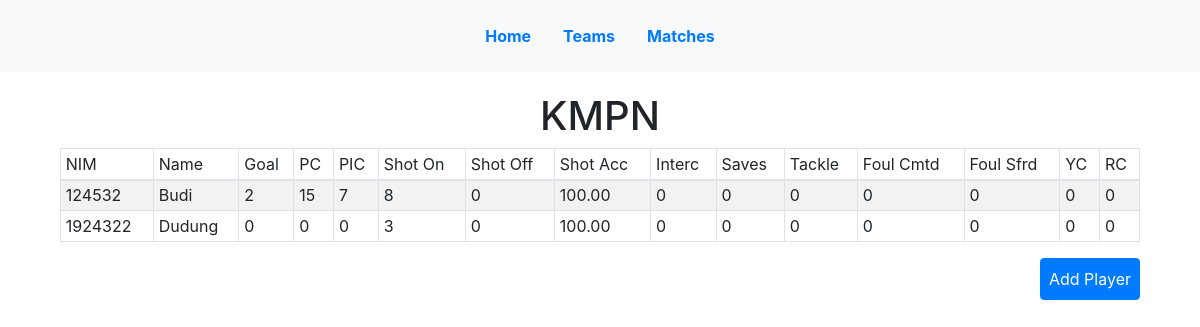
The page /teams/10/ on the database as committed earlier.
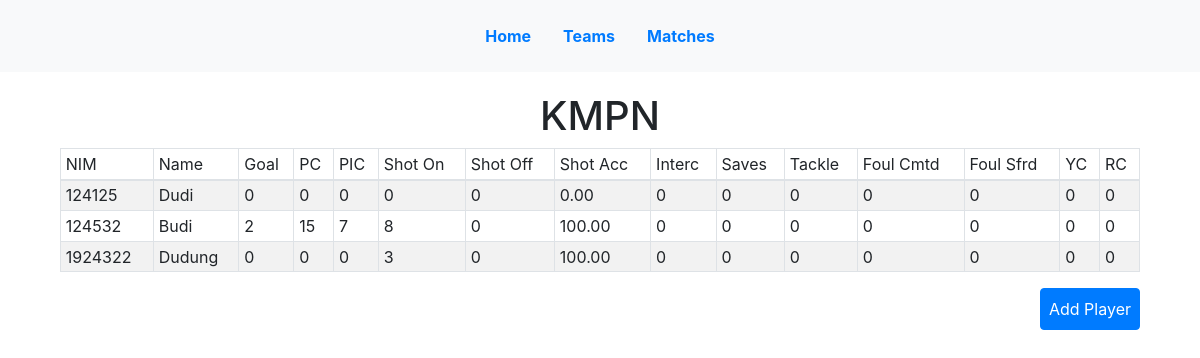
The same page on the database as committed later.
### stats/models.py (models this page shows, shortened)
class Player(models.Model):
    class Meta:
        ordering = ['NIM',]
    NIM = models.IntegerField(primary_key=True)
    name = models.CharField(max_length=100)
    player_photo = models.ImageField(upload_to ='uploads/player/photo', null=True, blank=True)
    ktm_photo = models.ImageField(upload_to ='uploads/player/ktm', null=True, blank=True)
    team = models.ForeignKey(Team, related_name="team", on_delete=models.CASCADE, null=True)
    goal = models.IntegerField(default=0)
    pass_complete = models.IntegerField(default=0)
    pass_incomplete = models.IntegerField(default=0)
    shot_on_target = models.IntegerField(default=0)
    shot_off_target = models.IntegerField(default=0)
    shot_percentage = models.DecimalField(max_digits = 5, decimal_places = 2, default=0)
    intercept = models.IntegerField(default=0)
    saves = models.IntegerField(default=0)
    tackle = models.IntegerField(default=0)
    fouls_committed = models.IntegerField(default=0)
    fouls_suffered = models.IntegerField(default=0)
    yellow_card = models.IntegerField(default=0)
    red_card = models.IntegerField(default=0)

### stats/views.py (the view)
# urls.py: path('teams/<int:pk>/',views.TeamDetailView.as_view(), name = 'team_detail'),
class TeamDetailView(DetailView):
    form_class = PlayerForm
    model = Team
    context_object_name = 'team'
    template_name = 'team_detail.html'
    def get_context_data(self, **kwargs):
        context = super().get_context_data(**kwargs)
        context['player_list'] = Player.objects.filter(team = self.object)
        context['form'] = PlayerForm
        return context

### stats/models.py (called while the page is built)
    def __str__(self):
        return self.name

### templates/team_detail.html (shortened to what this page needs)
{% extends 'base.html' %}
{% block content %}
<div class="team_detail">
  <h1 class="text-center"> {{ team.name }}</h1>
  <table class="player_list table table-striped table-bordered table-sm">
    <thead class="thead-dark">
      <tr>
        <td>NIM</td>
        <td>Name</td>
        <td>Goal</td>
        <td>PC</td>
        <td>PIC</td>
        <td>Shot On</td>
        <td>Shot Off</td>
        <td>Shot Acc</td>
        <td>Interc</td>
        <td>Saves</td>
        <td>Tackle</td>
        <td>Foul Cmtd</td>
        <td>Foul Sfrd</td>
        <td>YC</td>
        <td>RC</td>
      </tr>
    </thead>
    <tbody>
      {% for player in player_list %}
      <tr>
        <td>{{player.NIM}}</td>
        <td>{{player.name}}</td>
        <td>{{player.goal}}</td>
        <td>{{player.pass_complete}}</td>
        <td>{{player.pass_incomplete}}</td>
        <td>{{player.shot_on_target}}</td>
        <td>{{player.shot_off_target}}</td>
        <td>{{player.shot_percentage}}</td>
        <td>{{player.intercept}}</td>
        <td>{{player.saves}}</td>
        <td>{{player.tackle}}</td>
        <td>{{player.fouls_committed}}</td>
        <td>{{player.fouls_suffered}}</td>
        <td>{{player.yellow_card}}</td>
        <td>{{player.red_card}}</td>
      </tr>
      {% endfor %}
    </tbody>
  </table>
<button class="btn btn-primary float-right p-2" id="add_player">Add Player</button>
</div>
{% endblock content %}

Rows that differ between the two databases and show on the page:
added Player: NIM "124125", name "Dudi", goal "0", pass_complete "0", pass_incomplete "0", shot_on_target "0", shot_off_target "0", shot_percentage "0.00", intercept "0", saves "0", tackle "0", fouls_committed "0", fouls_suffered "0", yellow_card "0", red_card "0"
